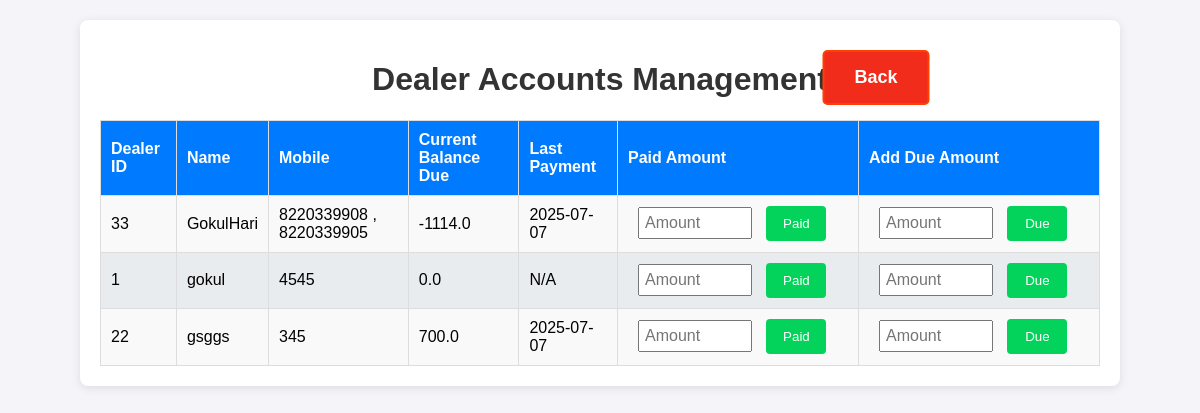
Page /dealer_accounts on the earlier database version.
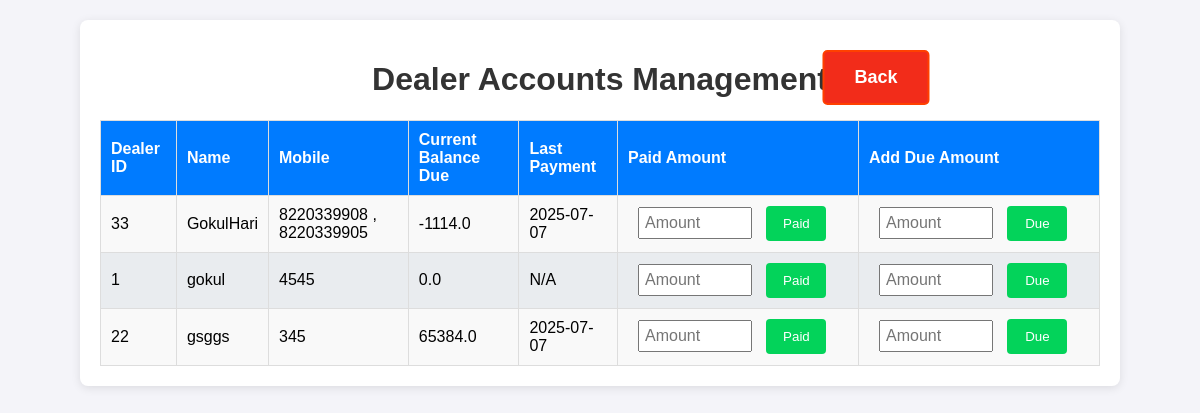
Same page on the later database version.
### app.py (models this page shows)
class Dealer_details(db.Model):
    id = db.Column(db.Integer, primary_key=True)
    dealer_id = db.Column(db.String(100), nullable=False, unique=True)
    name = db.Column(db.String(100), nullable=False)
    mobile = db.Column(db.String(15), nullable=False)
    address = db.Column(db.String(400), nullable=True)
    aadhaar_file = db.Column(db.String(400))  # Path to Aadhaar copy
    photo_file = db.Column(db.String(400))

class DealerAccounts(db.Model):
    id = db.Column(db.Integer, primary_key=True)
    dealer_id = db.Column(db.String(100), db.ForeignKey('dealer_details.dealer_id'), nullable=False, unique=True)
    current_balance = db.Column(db.Float, default=0.0)
    last_payment_date = db.Column(db.DateTime)
    dealer = db.relationship('Dealer_details', backref='account')

### app.py (the view)
@app.route('/dealer_accounts')
def dealer_accounts():
    dealers = Dealer_details.query.outerjoin(DealerAccounts, Dealer_details.dealer_id == DealerAccounts.dealer_id).add_entity(DealerAccounts).order_by(Dealer_details.name.asc()).all()
    return render_template("dealer_accounts.html", dealers=dealers)

### templates/dealer_accounts.html (shortened to what this page needs)
<!DOCTYPE html>
<html lang="en">
    <head>
    <link rel="stylesheet" href="/static/styles.css">
</head>
<body>
    <div class="container dealer_accounts_container">
        <h1>Dealer Accounts Management</h1>
        <a href="/" class="back">Back</a>
        <table class="dealer_accounts">
            <thead>
                <tr>
                    <th>Dealer ID</th>
                    <th>Name</th>
                    <th>Mobile</th>
                    <th>Current Balance Due</th>
                    <th>Last Payment</th>
                    <th class="action">Paid Amount</th>
                    <th class="action">Add Due Amount</th>
                </tr>
            </thead>
            <tbody>
                {% for dealer, account in dealers %}
                <tr>
                    <td>{{ dealer.dealer_id }}</td>
                    <td>{{ dealer.name }}</td>
                    <td>{{ dealer.mobile }}</td>
                    <td>{{ account.current_balance if account else 0 }}</td>
                    <td>{{ account.last_payment_date.strftime("%Y-%m-%d") if account and account.last_payment_date else "N/A" }}</td>
                    <td>
                        <form method="POST" action="{{ url_for('update_payment', dealer_id=dealer.dealer_id) }}">
                            <input class="amount" type="number" name="amount_paid" step="0.01" placeholder="Amount" required>
                            <button class="pay" type="submit">Paid</button>
                        </form>
                    </td>
                    <td>
                        <form method="POST" action="{{ url_for('update_payment', dealer_id=dealer.dealer_id) }}">
                            <input class="amount" type="number" name="due_amount_paid" step="0.01" placeholder="Amount" required>
                            <button class="pay" type="submit">Due</button>
                        </form>
                    </td>
                </tr>
                {% endfor %}
            </tbody>
        </table>
    </div>
</body>
</html>

Differences in the rows shown:
changed through a linked row, Dealer_details "gsggs": current_balance "700.0" → "65384.0"
